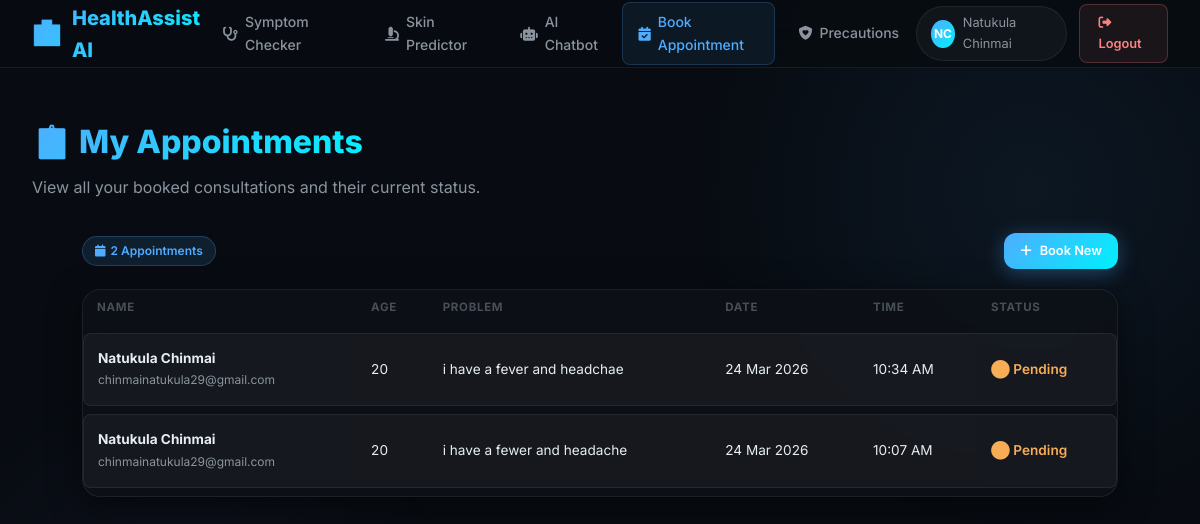
Before: /appointments/my-appointments/ (signed in) with the older database file.
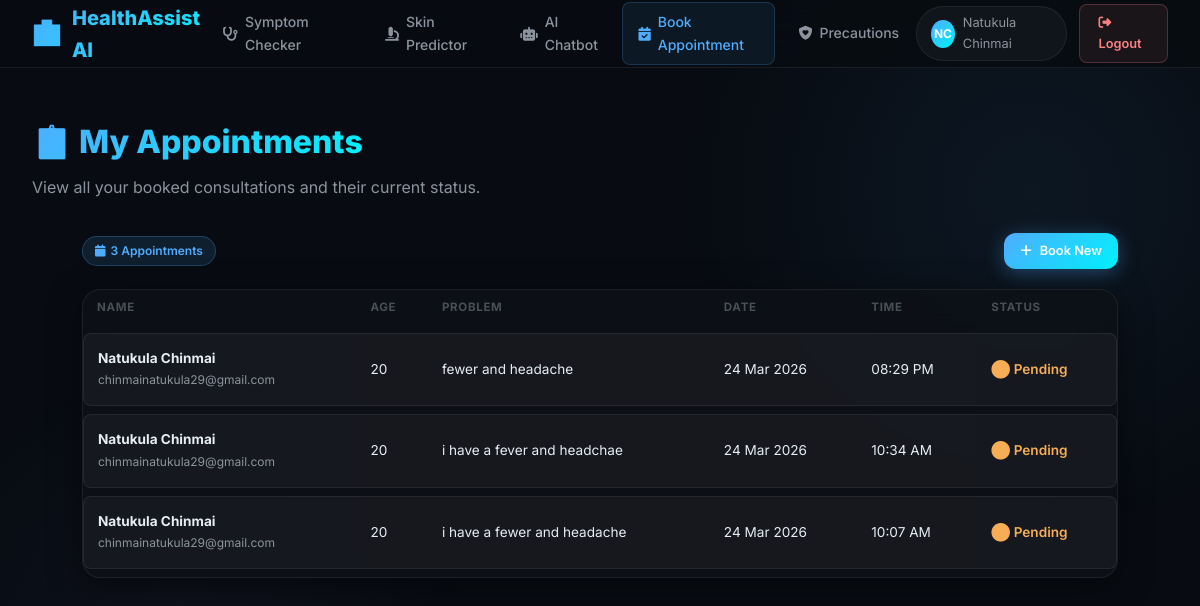
After: the same page with the newer database file.
### appointments/models.py (models this page shows, shortened)
class Appointment(models.Model):
    STATUS_CHOICES = [
        ('pending', 'Pending'),
        ('confirmed', 'Confirmed'),
        ('cancelled', 'Cancelled'),
    ]
    user = models.ForeignKey(User, on_delete=models.CASCADE, related_name='appointments')
    name = models.CharField(max_length=100)
    age = models.PositiveIntegerField()
    email = models.EmailField(blank=True)
    phone = models.CharField(max_length=20, blank=True)
    problem = models.TextField()
    preferred_date = models.DateField()
    preferred_time = models.TimeField()
    status = models.CharField(max_length=20, choices=STATUS_CHOICES, default='pending')
    created_at = models.DateTimeField(auto_now_add=True)
    class Meta:
        ordering = ['-created_at']

### appointments/views.py (the view)
# urls.py: path('my-appointments/', views.my_appointments, name='my_appointments'),
@login_required
def my_appointments(request):
    appointments = Appointment.objects.filter(user=request.user)
    return render(request, 'appointments/list.html', {'appointments': appointments})

### templates/appointments/list.html (shortened to what this page needs)
{% extends 'base.html' %}
{% block content %}
<div class="page-hero">
  <h1><span class="gradient-text">📋 My Appointments</span></h1>
  <p>View all your booked consultations and their current status.</p>
</div>
<div class="appt-wrap">
  <div style="display:flex;justify-content:space-between;align-items:center;margin-bottom:20px;flex-wrap:wrap;gap:12px;">
    <div class="badge badge-blue"><i class="fa-solid fa-calendar"></i> {{ appointments.count }} Appointment{{ appointments.count|pluralize }}</div>
    <a href="{% url 'book_appointment' %}" class="btn btn-primary btn-sm"><i class="fa-solid fa-plus"></i> Book New</a>
  </div>
  {% if appointments %}
  <div class="card" style="overflow:auto;">
    <table class="appt-table" style="min-width:700px;">
      <thead><tr>
        <th>Name</th><th>Age</th><th>Problem</th><th>Date</th><th>Time</th><th>Status</th>
      </tr></thead>
      <tbody>
        {% for appt in appointments %}
        <tr>
          <td><strong>{{ appt.name }}</strong><br><span style="font-size:0.75rem;color:var(--text-muted);">{{ appt.email }}</span></td>
          <td>{{ appt.age }}</td>
          <td>{{ appt.problem|truncatechars:50 }}</td>
          <td>{{ appt.preferred_date|date:"d M Y" }}</td>
          <td>{{ appt.preferred_time|time:"h:i A" }}</td>
          <td><span class="status-{{ appt.status }}">⬤ {{ appt.get_status_display }}</span></td>
        </tr>
        {% endfor %}
      </tbody>
    </table>
  </div>
  {% endif %}
</div>
{% endblock %}

### templates/base.html (shortened to what this page needs)
{% load static %}
<!DOCTYPE html>
<html lang="en" data-theme="dark">
<head>
  <link rel="stylesheet" href="https://cdnjs.cloudflare.com/ajax/libs/font-awesome/6.5.0/css/all.min.css"/>
  <link rel="stylesheet" href="{% static 'css/style.css' %}"/>
</head>
<body>
<div class="page-bg">
  {% if user.is_authenticated %}
  <nav class="navbar" id="navbar">
    <a href="{% url 'dashboard' %}" class="nav-brand">
      <span class="brand-icon">🏥</span> HealthAssist AI
    </a>
    <ul class="nav-links" id="navLinks">
      <li><a href="{% url 'symptom_checker' %}" class="{% if request.resolver_match.url_name == 'symptom_checker' %}active{% endif %}">
        <i class="fa-solid fa-stethoscope"></i> Symptom Checker
      </a></li>
      <li><a href="{% url 'skin_predictor' %}" class="{% if request.resolver_match.url_name == 'skin_predictor' %}active{% endif %}">
        <i class="fa-solid fa-microscope"></i> Skin Predictor
      </a></li>
      <li><a href="{% url 'chatbot' %}" class="{% if request.resolver_match.url_name == 'chatbot' %}active{% endif %}">
        <i class="fa-solid fa-robot"></i> AI Chatbot
      </a></li>
      <li><a href="{% url 'book_appointment' %}" class="{% if 'appointment' in request.resolver_match.url_name %}active{% endif %}">
        <i class="fa-solid fa-calendar-check"></i> Book Appointment
      </a></li>
      <li><a href="{% url 'precautions' %}" class="{% if request.resolver_match.url_name == 'precautions' %}active{% endif %}">
        <i class="fa-solid fa-shield-heart"></i> Precautions
      </a></li>
    </ul>
    <div class="nav-right">
      <div class="nav-user">
        <div class="avatar">{{ user.first_name|first|upper }}{{ user.last_name|first|upper }}</div>
        <span>{{ user.get_full_name|default:user.username }}</span>
      </div>
      <a href="{% url 'logout' %}" class="btn-logout"><i class="fa-solid fa-right-from-bracket"></i> Logout</a>
    </div>
  </nav>
  {% endif %}
  <main class="{% if user.is_authenticated %}content-wrap{% endif %}">
    {% block content %}{% endblock %}
  </main>
</div>
</body>
</html>

Changed rows visible on the page:
added Appointment: name "Natukula Chinmai", email "chinmainatukula29@gmail.com", age "20", problem "fewer and headache", preferred_date "24 Mar 2026", preferred_time "08:29 PM", status "Pending"
Other visible differences:
{{ appointments.count }}: "2" → "3"
